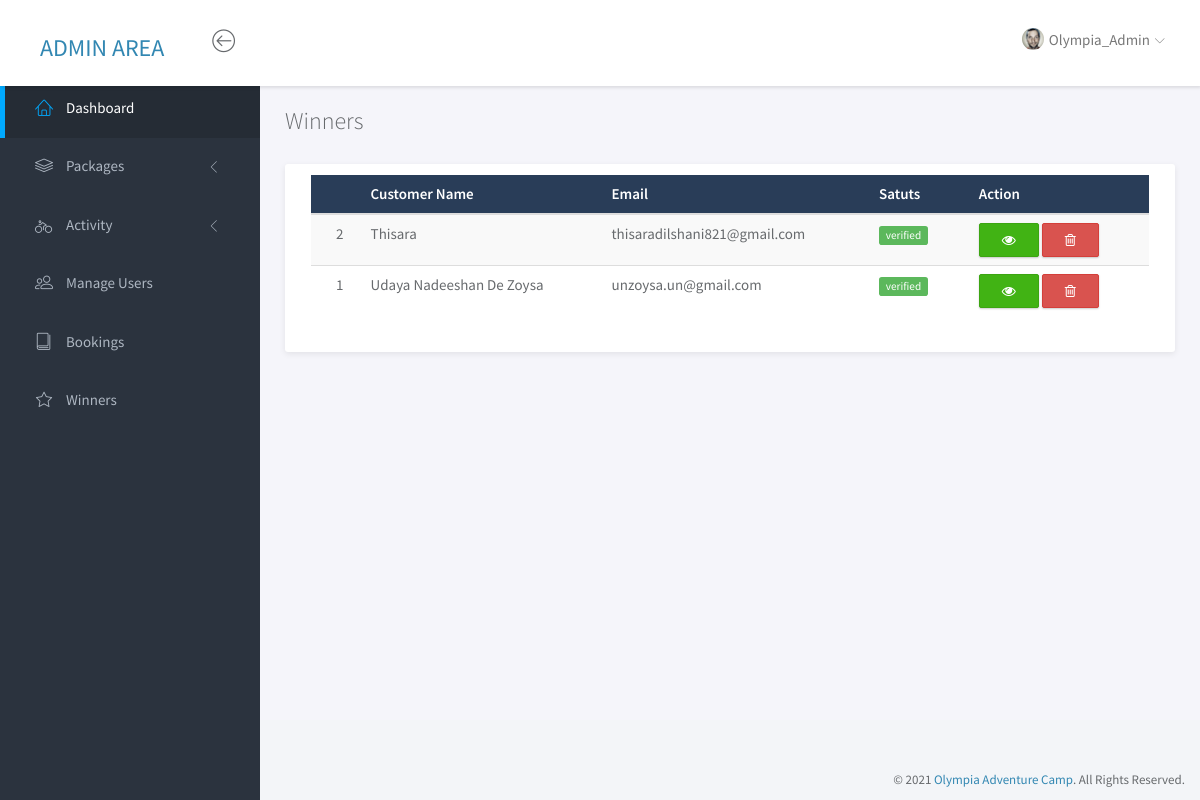
The page /admin/top_winners.php (signed in) on the database its author committed.
### tables this page shows
CREATE TABLE IF NOT EXISTS `usertable` (
  `id` int(11) NOT NULL AUTO_INCREMENT,
  `name` varchar(250) NOT NULL,
  `email` varchar(250) NOT NULL,
  `password` varchar(100) NOT NULL,
  `code` mediumint(50) NOT NULL,
  `status` text NOT NULL,
  PRIMARY KEY (`id`)
);

### admin/top_winners.php (the view, shortened to what this page needs)
<!doctype html>
<html lang="en">
<?php include_once "inc/connection.php" ?>
<head>
    <?php include "inc/head.php"; ?>
</head>
<body>
    <div id="wrapper">
        <?php include_once "inc/navbar.php" ?>
        <?php include_once "inc/sidebar.php" ?>
        <div class="main">
            <div class="main-content">
                <div class="container-fluid">
                    <h3 class="page-title">Winners</h3>
                    <div class="panel">
                        <div class="panel-body">
                            <table class="table table-striped">
                                <thead>
                                    <tr>
                                        <th></th>
                                        <th>Customer Name</th>
                                        <th>Email</th>
                                        <th>Satuts</th>
                                        <th>Action</th>
                                    </tr>
                                </thead>
                                <tbody>
                                    <?php
                                    $sql = "SELECT * FROM  usertable WHERE status = 'verified' ORDER BY RAND() LIMIT 3";
                                    $result = mysqli_query($conn, $sql);
                                    if (mysqli_num_rows($result) > 0) {
                                        while ($row = mysqli_fetch_assoc($result)) {
                                    ?>
                                    <tr>
                                        <td><?php echo $row["id"] ?></td>
                                        <td><?php echo $row["name"] ?></td>
                                        <td><?php echo $row["email"] ?></td>
                                        <td><?php if ($row["status"] == "verified") {
                                                        echo "<span class='label label-success'>verified</span>";
                                                    } else {
                                                        echo "<span class='label label-danger'>not verified</span>";
                                                    } ?> </td>
                                        <td>
                                            <button type="button" class="btn btn-success" data-toggle="modal"
                                                data-target="#exampleModalCenter<?php echo $row["id"] ?>"><i
                                                    class="fa fa-eye"></i></button>
                                            <button type="button" class="btn btn-danger"><i
                                                    class="fa fa-trash-o"></i></button>
                                        </td>
                                    </tr>
                                    <?php
                                        }
                                    }
                                    ?>
                                </tbody>
                            </table>
                        </div>
                    </div>
                </div>
            </div>
        </div>
        <?php include_once "inc/footer.php" ?>
    </div>
</body>
</html>

### admin/assets/css/main.css (style rules this page uses)
html { position: relative; min-height: 100%; }
body { background-color: #F3F5F8; font-family: "Source Sans Pro", sans-serif; font-size: 15px; color: #676a6d; }
th { font-weight: 600; }
.page-title { margin-top: 0; margin-bottom: 30px; font-weight: 300; }
#wrapper .main { -webkit-transition: all 0.3s ease-in-out; -moz-transition: all 0.3s ease-in-out; -ms-transition: all 0.3s ease-in-out; -o-transition: all 0.3s ease-in-out; transition: all 0.3s ease-in-out; width: calc(100% - 260px); left: 0; position: relative; float: right; background-color: #f5f5fa; }
#wrapper #sidebar-nav, #wrapper .main { padding-top: 80px; }
.main-content { padding: 28px 10px; }
.btn { -webkit-border-radius: 2px; -moz-border-radius: 2px; border-radius: 2px; -moz-box-shadow: 0px 1px 2px 0 rgba(0, 0, 0, 0.2); -webkit-box-shadow: 0px 1px 2px 0 rgba(0, 0, 0, 0.2); box-shadow: 0px 1px 2px 0 rgba(0, 0, 0, 0.2); padding: 6px 22px; }
.btn-success { background-color: #41B314; border-color: #3ca512; }
.panel { -webkit-border-radius: 3px; -moz-border-radius: 3px; border-radius: 3px; -moz-box-shadow: 0 2px 6px rgba(0, 0, 0, 0.08); -webkit-box-shadow: 0 2px 6px rgba(0, 0, 0, 0.08); box-shadow: 0 2px 6px rgba(0, 0, 0, 0.08); background-color: #fff; margin-bottom: 30px; }
.panel .panel-heading, .panel .panel-body, .panel .panel-footer { padding-left: 25px; padding-right: 25px; }
.panel .panel-body { padding-top: 10px; padding-bottom: 15px; }
.panel .table > thead > tr > td:first-child, .panel .table > thead > tr > th:first-child, .panel .table > tbody > tr > td:first-child, .panel .table > tbody > tr > th:first-child, .panel .table > tfoot > tr > td:first-child, .panel .table > tfoot > tr > th:first-child { padding-left: 25px; }
.panel .table > thead > tr > td:last-child, .panel .table > thead > tr > th:last-child, .panel .table > tbody > tr > td:last-child, .panel .table > tbody > tr > th:last-child, .panel .table > tfoot > tr > td:last-child, .panel .table > tfoot > tr > th:last-child { padding-left: 25px; }
.table thead { background: #293d58 !important; color: #fff !important; }
.label { font-weight: normal; }

### rows shown on the page
usertable: id "2", name "Thisara", email "thisaradilshani821@gmail.com", status "verified"
usertable: id "1", name "Udaya Nadeeshan De Zoysa", email "unzoysa.un@gmail.com", status "verified"
